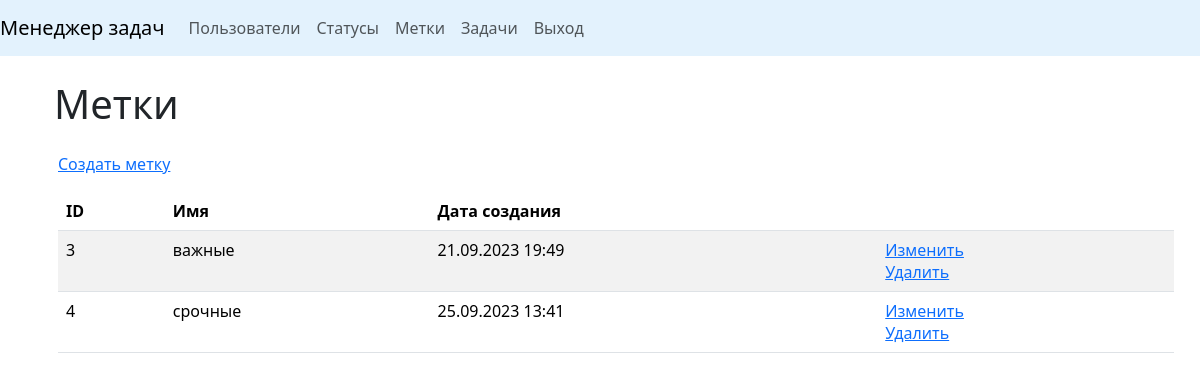
The page /labels/ (signed in) on the database its author committed.
### task_manager/labels/models.py (models this page shows, shortened)
class Label(models.Model):
    name = models.CharField(max_length=150, blank=False,
                            verbose_name=_('Name'))
    date_created = models.DateTimeField(auto_now_add=True,
                                        verbose_name=_('Creation date'))

### task_manager/labels/views.py (the view)
# urls.py: path('', LabelsListView.as_view(), name='labels'),
class LabelsListView(UserLoginRequiredMixin, ListView):
    template_name = 'labels/labels.html'
    model = Label
    context_object_name = 'labels'
    extra_context = {
        'title': _('Labels')
    }

### task_manager/mixins.py (called while the page is built)
    def dispatch(self, request, *args, **kwargs):
        if not request.user.is_authenticated:
            messages.error(request, self.auth_message)
            return redirect(reverse_lazy('login'))
        return super().dispatch(request, *args, **kwargs)

### task_manager/templates/labels/labels.html (shortened to what this page needs)
{% extends "base.html" %}
{% load django_bootstrap5 %}
{% load i18n %}
{% block content %}
<div class="container wrapper flex-grow-1">
    <h1 class="my-4">{{ title }}</h1>
</div>
<div class="link m-3">
    <a class="link-opacity-100" href="{% url 'create_label' %}">{% trans 'Create label' %}</a>
</div>
    <table class="table table-striped m-3">
        <thead class="thead-dark">
            <tr>
                <th>ID</th>
                <th>{% trans 'Name' %}</th>
                <th>{% trans 'Creation date' %}</th>
                <th></th>
            </tr>
        </thead>
        <tbody>
            {% if labels %}
                {% for label in labels %}
                    <tr>
                        <td>{{ label.id }}</td>
                        <td>{{ label.name }}</td>
                        <td>{{ label.date_created|date:"d.m.Y H:i" }}</td>
                        <td>
                          <a href="{% url 'update_label' label.id %}">{% trans 'Update' %}</a>
                          <br>
                          <a href="{% url 'delete_label' label.id %}">{% trans 'Delete' %}</a>
                        </td>
                    </tr>
                {% endfor %}
            {% endif %}
        </tbody>
    </table>
{% endblock content %}

### rows shown on the page
Label: id "3", name "важные", date_created "21.09.2023 19:49"
Label: id "4", name "срочные", date_created "25.09.2023 13:41"

### other values the page prints
{{ title }} "Метки"
